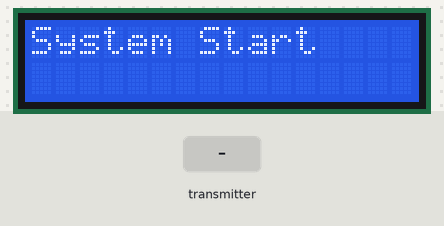
The sketch below on a simulated ESP32. Parts: 16×2 character LCD. The inputs (shaded band) are chosen by the test bench. No radio packets arrive unless stated; what the sketch prints to the serial monitor is not drawn.

Above: at 1.2 s.
1.3 s: the transmitter starts sending msg = 1
At 6.41 s:
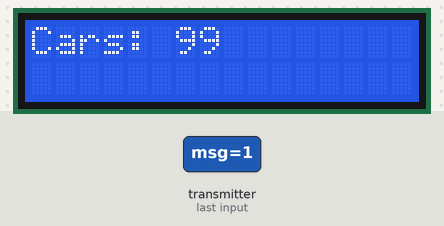
At 7.04 s:
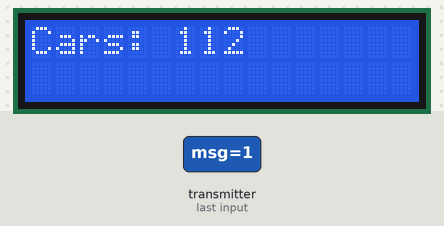

Measured:
- after the input at 1.3 s, the display: first changes at once (image 1 shows a later state)

The sketch:

main_reicever.ino
```cpp
#include <Wire.h>
#include <LiquidCrystal_I2C.h>
#include <SPI.h>
#include <RF24.h>

LiquidCrystal_I2C lcd(0x27, 16, 2);

RF24 radio(14, 27);  // CE, CSN
const uint64_t addressPipe = 0x1234567890LL;

int carCount = 0;
bool emergency = false;

void setup() {
  Serial.begin(115200);
  lcd.init();
  lcd.backlight();

  lcd.setCursor(0, 0);
  lcd.print("System Start");

  if (!radio.begin()) {
    Serial.println("NRF ERROR!");
    lcd.setCursor(0, 1);
    lcd.print("NRF ERR!");
    while (1);
  }

  radio.setPALevel(RF24_PA_LOW);
  radio.setDataRate(RF24_1MBPS);
  radio.openReadingPipe(0, addressPipe);
  radio.startListening();

  Serial.println("Receiver Ready");
}

void loop() {
  if (radio.available()) {
    int msg = 0;
    radio.read(&msg, sizeof(msg));

    if (msg == 1) {
      carCount++;
      Serial.print("Car Count: ");
      Serial.println(carCount);

      lcd.clear();
      lcd.setCursor(0, 0);
      lcd.print("Cars: ");
      lcd.print(carCount);

    } else if (msg == 999) {
      emergency = true;
      Serial.println("EMERGENCY DETECTED!");

      lcd.clear();
      lcd.setCursor(0, 0);
      lcd.print("!! EMERGENCY !!");
    }
  }
}
```
